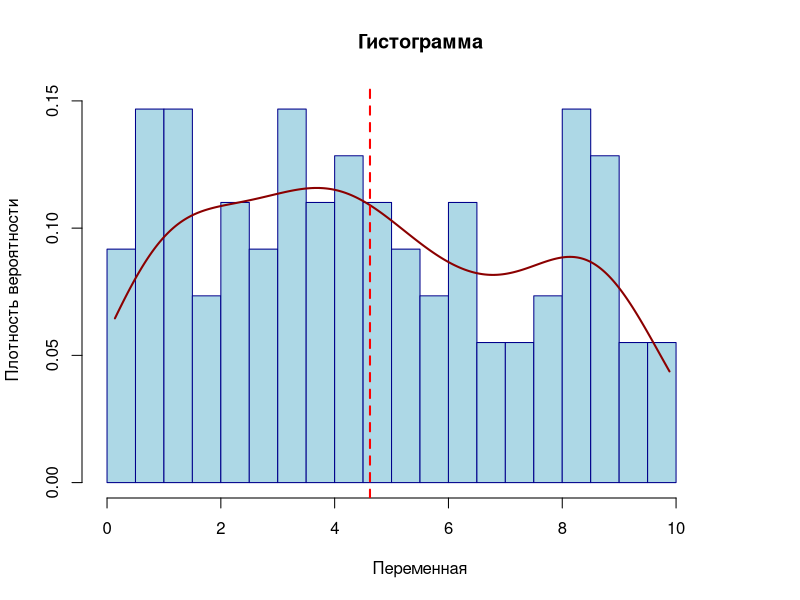

R code for this plot:

n = 109
data = runif(n, 0, 10) # числа в наборе взяты равномерно (особенность runif())
print(data)

h = hist(data, breaks=10, plot=FALSE) # коробочка под график 
hist(data, col="lightblue", 
     border="darkblue",
     freq=FALSE,  # плотность вероятности 
     breaks=20,    # число столбцов
     xlab = "Переменная",
     xlim=c(min(h$breaks)*1.1,max(h$breaks)*1.1),
     ylab = "Плотность вероятности",
     ylim=c(0,max(h$density)*1.1),
     main = "Гистограмма"
)

lines(density(data, # детализированное значение плотности вероятности
              from=min(data), to=max(data)),
      col="darkred",
      lwd = 2
) 

abline(v=mean(data), 
       col="red", 
       lwd=2, lty="dashed"
)
